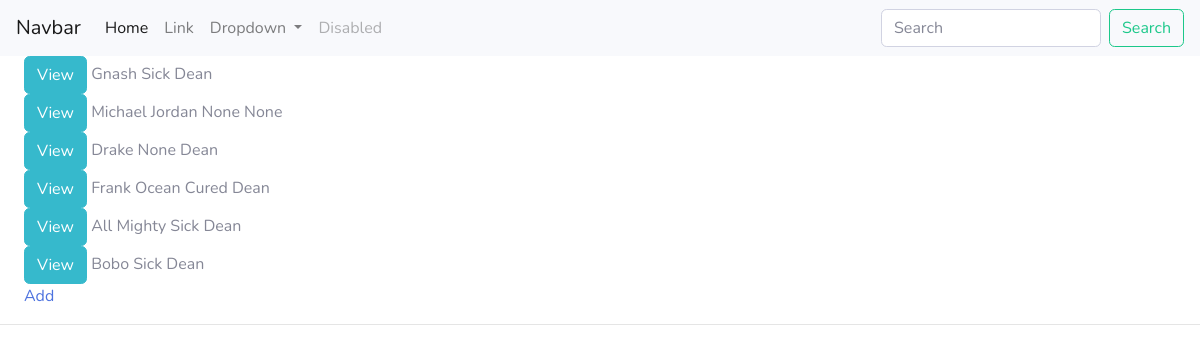
The page /patient/ on the database its author committed.
### lifesaver/models.py (models this page shows, shortened)
class Patient(models.Model):
    STATUS = (
        ('Sick', 'Sick'),
        ('Healing', 'Healing'),
        ('Cured', 'Cured'),
        ('Deceased', 'Deceased'),
    )
    name = models.CharField(max_length=200, null=True, blank=True)
    description = models.TextField(blank=True, null=True)
    status = models.CharField(max_length=200, null=True, blank=True, choices=STATUS)
    department = models.ForeignKey(Department, default="", null=True, blank=True, on_delete=models.CASCADE)
    care = models.ForeignKey(Nurse, default="", blank=True, null=True, on_delete=models.CASCADE)
    date_created = models.DateTimeField(auto_now_add=True, blank=True, null=True)

class Nurse(models.Model):
    name = models.CharField(max_length=200, null=True)
    email = models.CharField(max_length=200, null=True)
    phone = models.CharField(max_length=200, null=True)
    sector = models.ForeignKey(Department, null=True, blank=True, on_delete=models.CASCADE)
    reports_to = models.ForeignKey(Doctor, blank=True, null=True, on_delete=models.CASCADE)
    work_shift = models.OneToOneField(WorkShift, default="", blank=True, null=True, on_delete=models.CASCADE)
    def __str__(self):
         return self.name

### lifesaver/views.py (the view)
# urls.py: path('patient/', views.patient, name='patient'),
def patient(request):
    patients = Patient.objects.all()
    context = {'patients':patients}
    return render(request, 'lifesaver/patient.html', context)

### lifesaver/templates/lifesaver/patient.html
{% extends 'lifesaver/main.html' %}
{% block content %}
{% for patients in patients %}
<div>
	<a class="btn btn-info" href="{% url 'patient_update' patients.pk %}">View</a>
    {{patients.name}}
    {{patients.status}}
    {{patients.care}}
</div>
{% endfor %}
<a href="{% url 'patient_add' %}">Add</a>
{% endblock content %}

### rows shown on the page
Patient: name "Gnash", status "Sick", care "Dean"
Patient: name "Michael Jordan", status "None", care "None"
Patient: name "Drake", status "None", care "Dean"
Patient: name "Frank Ocean", status "Cured", care "Dean"
Patient: name "All Mighty", status "Sick", care "Dean"
Patient: name "Bobo", status "Sick", care "Dean"
